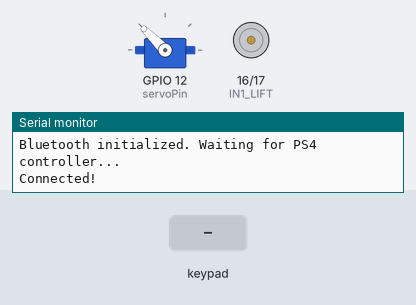
A sketch run on a simulated ESP32. On the bench: servo, motor-driver pin pairs drawn as motors (green arrow = first pin HIGH = forward, orange = second pin HIGH = backward, longer = more drive), the last lines printed to the serial monitor. Inputs (shaded band) come from the test bench. Nothing arrives over Bluetooth unless stated.

Above: at 3.2 s.
3.3 s: key 'X' pressed
At 3.51 s:
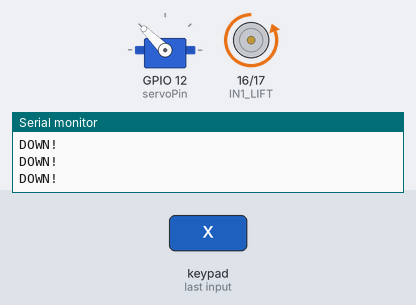
5.2 s: key 'T' pressed
At 5.41 s:
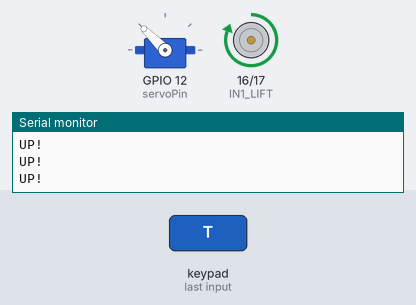
7.1 s: key 'S' pressed
8.6 s: key 'O' pressed
At 10.4 s:
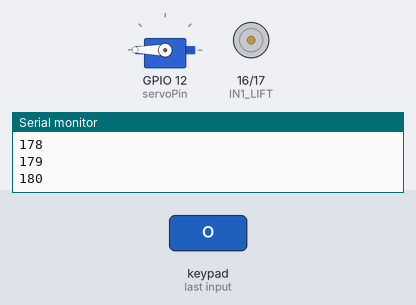
11.0 s: key 'X' pressed
At 11.21 s:
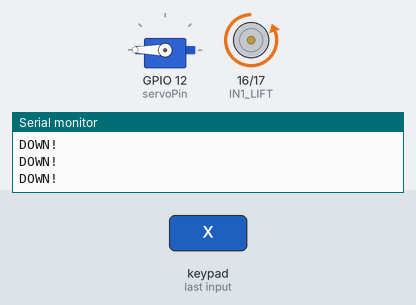
12.9 s: key 'T' pressed
At 13.11 s:
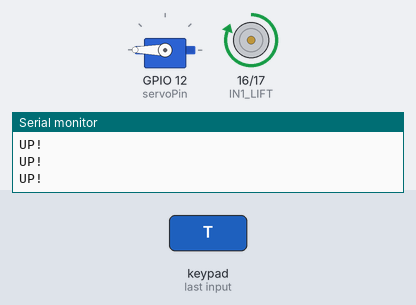
Timing chart, 0 to 15.8 s (numbered marks = the images above; inputs shaded):
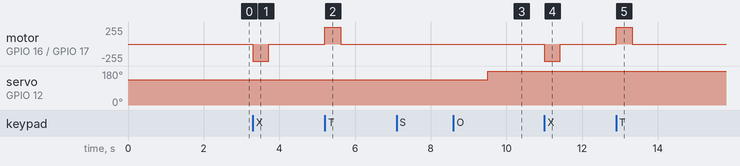

The sketch:

servo_ekai_linear_act_ekai_ekata.ino
```cpp
#include <PS4Controller.h>
#include <Servo.h>

// Dead zone for joystick to prevent drift
#define DEAD_ZONE 0
// Maximum PWM value
#define MAX_PWM 255
#define IN1_LIFT 16    // Front left motor direction pin 1
#define IN2_LIFT 17    // Front left motor direction pin 2
static const int servoPin = 12;

Servo servo1;


unsigned long lastTimeStamp = 0;
bool on=false;

void notify() {
  if (millis() - lastTimeStamp > 10) { // Update every 10ms for smoother control
    int r = PS4.Circle();
    int s = PS4.Square();
    int p = PS4.Triangle();
    int q = PS4.Cross();

    if(p>0){
      digitalWrite(IN1_LIFT, HIGH);
      digitalWrite(IN2_LIFT, LOW);
      Serial.println("UP!");
    }else if(q>0){
      digitalWrite(IN1_LIFT, LOW);
      digitalWrite(IN2_LIFT, HIGH);
      Serial.println("DOWN!");
    } else{
      digitalWrite(IN1_LIFT, LOW);
      digitalWrite(IN2_LIFT, LOW);
    }

    if(r>0 && on){
      for(int posDegrees = 135; posDegrees <= 180; posDegrees++) {
          servo1.write(posDegrees);
          Serial.println(posDegrees);
          delay(20);
        }
        on = !on;
    }
    if(s>0 && !on){
      for(int posDegrees = 180; posDegrees >= 135; posDegrees--) {
          servo1.write(posDegrees);
          Serial.println(posDegrees);
          delay(20);
        }
      on = !on;
    }

    lastTimeStamp = millis();
  }
}

void onConnect() {
  Serial.println("Connected!");
}

void onDisconnect() {
  // Stop all motors when disconnected
  digitalWrite(IN1_LIFT, LOW);
  digitalWrite(IN2_LIFT, LOW);
  Serial.println("Disconnected!");
}

void setup() {
  pinMode(IN1_LIFT, OUTPUT);
  pinMode(IN2_LIFT, OUTPUT);

  digitalWrite(IN1_LIFT, LOW);
  digitalWrite(IN2_LIFT, LOW);
  Serial.begin(115200);
  servo1.attach(servoPin);
  servo1.write(135);
  delay(2000);
  PS4.attach(notify);
  PS4.attachOnConnect(onConnect);
  PS4.attachOnDisconnect(onDisconnect);

  if (!PS4.begin()) {
    Serial.println("Failed to initialize Bluetooth!");
    while (1); // Halt if initialization fails
  }

  Serial.println("Bluetooth initialized. Waiting for PS4 controller...");
}

void loop() {
  // Main loop is empty; control is handled by notifications
}
```

Measured:
- after the input at 3.3 s, motor on GPIO 16 (IN1_LIFT) / GPIO 17 (IN2_LIFT): stopped → backward 255/255 at once, → stopped 0.42 s later
- after the input at 5.2 s, motor on GPIO 16 (IN1_LIFT) / GPIO 17 (IN2_LIFT): stopped → forward 255/255 at once, → stopped 0.42 s later
- after the input at 8.6 s, servo on GPIO 12 (servoPin): 135° → 180° after 0.90 s
- after the input at 11.0 s, motor on GPIO 16 (IN1_LIFT) / GPIO 17 (IN2_LIFT): stopped → backward 255/255 at once, → stopped 0.42 s later
- after the input at 12.9 s, motor on GPIO 16 (IN1_LIFT) / GPIO 17 (IN2_LIFT): stopped → forward 255/255 at once, → stopped 0.42 s later
